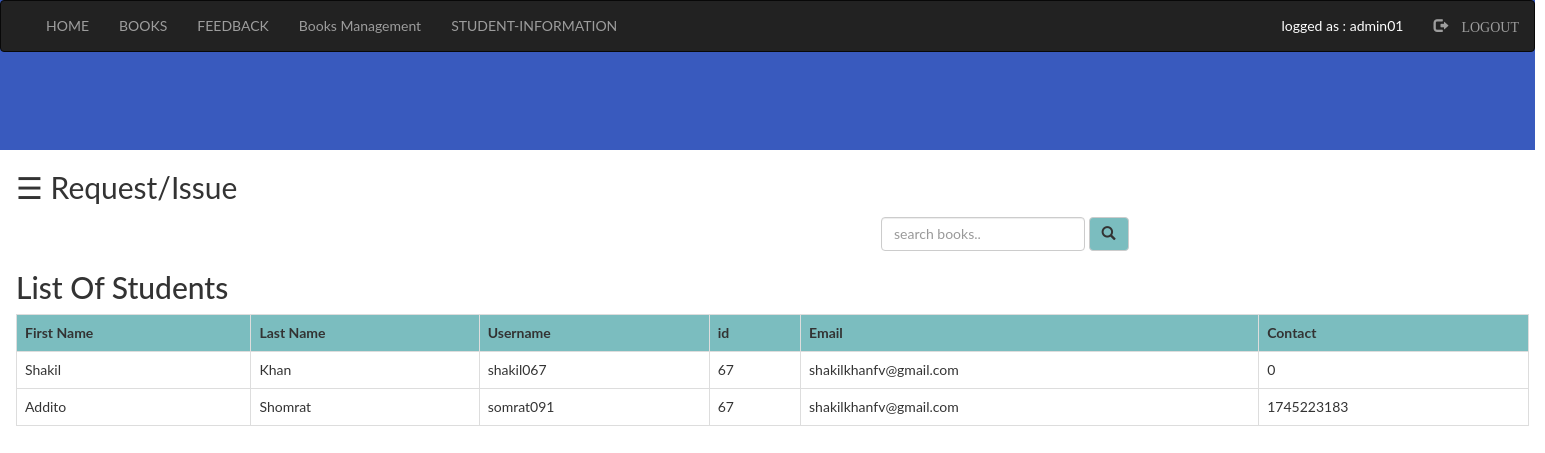
The app's page /admin/student.php (signed in) with its own data.
### tables this page shows
CREATE TABLE `student` (
  `first` varchar(20) NOT NULL,
  `last` varchar(20) NOT NULL,
  `id` int(11) NOT NULL,
  `username` varchar(20) NOT NULL,
  `phone` int(15) NOT NULL,
  `email` varchar(30) NOT NULL,
  `password` varchar(16) NOT NULL
);

### admin/student.php (the view, shortened to what this page needs)
<?php
  include "connection.php";
  include "navbaradmin.php";
?>
<!DOCTYPE html>
<html>
<head>
</head>
<body>
<div id="main">
  <span style="font-size:30px;cursor:pointer" onclick="openNav()">&#9776; Request/Issue </span>
	<div class="srch">
		<form class="navbar-form" method="post" name="form1">
				<input class="form-control" type="text" name="search" placeholder="search books.." required="">
				<button style="background-color: #6db6b9e6;" type="submit" name="submit" class="btn btn-default">
					<span class="glyphicon glyphicon-search"></span>
				</button>
		</form>
	</div>
	<h2>List Of Students</h2>
	<?php
		if(isset($_POST['submit']))
		{
			$q=mysqli_query($db,"SELECT `first`, `last`, `id`, `username`, `phone`, `email` FROM `student` where username like '%$_POST[search]%' ");
			if(mysqli_num_rows($q)==0)
			{
				echo "Sorry! No student found with that username. Try searching again.";
			}
			else
			{
		    echo "<table class='table table-bordered table-hover' >";
			echo "<tr style='background-color: #6db6b9e6;'>";
				echo "<th>"; echo "First Name";	echo "</th>";
				echo "<th>"; echo "Last Name";  echo "</th>";
				echo "<th>"; echo "Username";  echo "</th>";
				echo "<th>"; echo "id";  echo "</th>";
				echo "<th>"; echo "Email";  echo "</th>";
				echo "<th>"; echo "phone";  echo "</th>";
			echo "</tr>";
			while($row=mysqli_fetch_assoc($q))
			{
				echo "<tr>";
				echo "<td>"; echo $row['first']; echo "</td>";
				echo "<td>"; echo $row['last']; echo "</td>";
				echo "<td>"; echo $row['username']; echo "</td>";
				echo "<td>"; echo $row['id']; echo "</td>";
				echo "<td>"; echo $row['email']; echo "</td>";
				echo "<td>"; echo $row['phone']; echo "</td>";
				echo "</tr>";
			}
		echo "</table>";
			}
		}
		else
		{
			$res=mysqli_query($db,"SELECT `first`, `last`, `id`, `username`, `phone`, `email` FROM `student`;");
		echo "<table class='table table-bordered table-hover' >";
			echo "<tr style='background-color: #6db6b9e6;'>";
				echo "<th>"; echo "First Name";	echo "</th>";
				echo "<th>"; echo "Last Name";  echo "</th>";
				echo "<th>"; echo "Username";  echo "</th>";
				echo "<th>"; echo "id";  echo "</th>";
				echo "<th>"; echo "Email";  echo "</th>";
				echo "<th>"; echo "Contact";  echo "</th>";
			echo "</tr>";
			while($row=mysqli_fetch_assoc($res))
			{
				echo "<tr>";
				echo "<td>"; echo $row['first']; echo "</td>";
				echo "<td>"; echo $row['last']; echo "</td>";
				echo "<td>"; echo $row['username']; echo "</td>";
				echo "<td>"; echo $row['id']; echo "</td>";
				echo "<td>"; echo $row['email']; echo "</td>";
				echo "<td>"; echo $row['phone']; echo "</td>";
				echo "</tr>";
			}
		echo "</table>";
		}
	?>
</body>
</html>

### admin/style.css (style rules this page uses)
html, body, div, span, object, iframe, h1, h2, h3, h4, h5, h6, p, blockquote, pre, abbr, address, cite, code, del, dfn, em, img, ins, kbd, q, samp, small, strong, sub, sup, var, b, i, dl, dt, dd, ol, ul, li, fieldset, form, label, legend, table, caption, tbody, tfoot, thead, tr, th, td, article, aside, canvas, details, figcaption, figure, footer, header, hgroup, menu, nav, section, summary, time, mark, audio, video { margin:0; padding:0; border:0; outline:0; font-size:100%; vertical-align:baseline; background:transparent; }
body { line-height:1; }
table { border-collapse:collapse; border-spacing:0; }
input, select { vertical-align:middle; }

### admin/student.php (style rules this page uses)
.srch { padding-left: 850px; }
body { font-family: "Lato", sans-serif; transition: background-color .5s; }
#main { transition: margin-left .5s; padding: 16px; }

### records on screen
student: first "Shakil", last "Khan", username "shakil067", id "67", email "shakilkhanfv@gmail.com", phone "0"
student: first "Addito", last "Shomrat", username "somrat091", id "67", email "shakilkhanfv@gmail.com", phone "1745223183"

### other values on screen
$_SESSION['login_admin'] "admin01"
